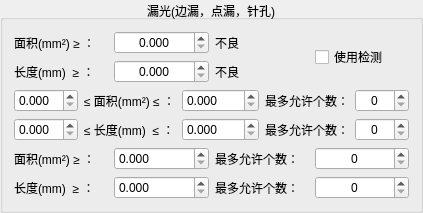
          <widget class="QGroupBox" name="groupBox_9">
           <property name="title">
            <string>漏光(边漏，点漏，针孔)</string>
           </property>
           <property name="alignment">
            <set>Qt::AlignCenter</set>
           </property>
           <layout class="QVBoxLayout" name="verticalLayout_9">
            <item>
             <layout class="QGridLayout" name="gridLayout_28">
              <item row="0" column="0">
               <widget class="QLabel" name="label_90">
                <property name="text">
                 <string>面积(mm²) ≥ ：</string>
                </property>
               </widget>
              </item>
              <item row="0" column="1">
               <widget class="QDoubleSpinBox" name="LightLeak_area_max">
                <property name="alignment">
                 <set>Qt::AlignCenter</set>
                </property>
                <property name="decimals">
                 <number>3</number>
                </property>
                <property name="maximum">
                 <double>9999.000000000000000</double>
                </property>
                <property name="singleStep">
                 <double>0.001000000000000</double>
                </property>
               </widget>
              </item>
              <item row="0" column="2">
               <widget class="QLabel" name="label_91">
                <property name="text">
                 <string>不良</string>
                </property>
               </widget>
              </item>
              <item row="1" column="0">
               <widget class="QLabel" name="label_92">
                <property name="text">
                 <string>长度(mm)  ≥ ：</string>
                </property>
               </widget>
              </item>
              <item row="1" column="1">
               <widget class="QDoubleSpinBox" name="LightLeak_len_max">
                <property name="alignment">
                 <set>Qt::AlignCenter</set>
                </property>
                <property name="decimals">
                 <number>3</number>
                </property>
                <property name="maximum">
                 <double>9999.000000000000000</double>
                </property>
                <property name="singleStep">
                 <double>0.001000000000000</double>
                </property>
               </widget>
              </item>
              <item row="1" column="2">
               <widget class="QLabel" name="label_93">
                <property name="text">
                 <string>不良</string>
                </property>
               </widget>
              </item>
              <item row="0" column="3" rowspan="2">
               <widget class="QCheckBox" name="LightLeak_enable">
                <property name="text">
                 <string>使用检测</string>
                </property>
               </widget>
              </item>
             </layout>
            </item>
            <item>
             <layout class="QGridLayout" name="gridLayout_29">
              <item row="0" column="0">
               <widget class="QDoubleSpinBox" name="LightLeak_ch_area_min">
                <property name="decimals">
                 <number>3</number>
                </property>
               </widget>
              </item>
              <item row="0" column="1">
               <widget class="QLabel" name="label_94">
                <property name="text">
                 <string>≤ 面积(mm²) ≤ ：</string>
                </property>
               </widget>
              </item>
              <item row="0" column="2">
               <widget class="QDoubleSpinBox" name="LightLeak_ch_area_max">
                <property name="decimals">
                 <number>3</number>
                </property>
                <property name="maximum">
                 <double>9999.000000000000000</double>
                </property>
               </widget>
              </item>
              <item row="0" column="3">
               <widget class="QLabel" name="label_95">
                <property name="text">
                 <string>最多允许个数：</string>
                </property>
               </widget>
              </item>
              <item row="0" column="4">
               <widget class="QSpinBox" name="LightLeak_ch_area_number">
                <property name="alignment">
                 <set>Qt::AlignCenter</set>
                </property>
                <property name="maximum">
                 <number>9999</number>
                </property>
               </widget>
              </item>
              <item row="1" column="0">
               <widget class="QDoubleSpinBox" name="LightLeak_ch_len_min">
                <property name="decimals">
                 <number>3</number>
                </property>
               </widget>
              </item>
              <item row="1" column="1">
               <widget class="QLabel" name="label_96">
                <property name="text">
                 <string>≤ 长度(mm)  ≤ ：</string>
                </property>
               </widget>
              </item>
              <item row="1" column="2">
               <widget class="QDoubleSpinBox" name="LightLeak_ch_len_max">
                <property name="decimals">
                 <number>3</number>
                </property>
                <property name="maximum">
                 <double>9999.000000000000000</double>
                </property>
               </widget>
              </item>
              <item row="1" column="3">
               <widget class="QLabel" name="label_97">
                <property name="text">
                 <string>最多允许个数：</string>
                </property>
               </widget>
              </item>
              <item row="1" column="4">
               <widget class="QSpinBox" name="LightLeak_ch_len_number">
                <property name="alignment">
                 <set>Qt::AlignCenter</set>
                </property>
                <property name="maximum">
                 <number>9999</number>
                </property>
               </widget>
              </item>
             </layout>
            </item>
            <item>
             <layout class="QGridLayout" name="gridLayout_30">
              <item row="0" column="0">
               <widget class="QLabel" name="label_98">
                <property name="text">
                 <string>面积(mm²) ≥ ：</string>
                </property>
               </widget>
              </item>
              <item row="0" column="1">
               <widget class="QDoubleSpinBox" name="LightLeak_ch_sec_area_max">
                <property name="decimals">
                 <number>3</number>
                </property>
                <property name="maximum">
                 <double>9999.000000000000000</double>
                </property>
               </widget>
              </item>
              <item row="0" column="2">
               <widget class="QLabel" name="label_99">
                <property name="text">
                 <string>最多允许个数：</string>
                </property>
               </widget>
              </item>
              <item row="0" column="3">
               <widget class="QSpinBox" name="LightLeak_ch_sec_area_number">
                <property name="alignment">
                 <set>Qt::AlignCenter</set>
                </property>
                <property name="maximum">
                 <number>9999</number>
                </property>
               </widget>
              </item>
              <item row="1" column="0">
               <widget class="QLabel" name="label_100">
                <property name="text">
                 <string>长度(mm)  ≥ ：</string>
                </property>
               </widget>
              </item>
              <item row="1" column="1">
               <widget class="QDoubleSpinBox" name="LightLeak_ch_sec_len_max">
                <property name="decimals">
                 <number>3</number>
                </property>
                <property name="maximum">
                 <double>9999.000000000000000</double>
                </property>
               </widget>
              </item>
              <item row="1" column="2">
               <widget class="QLabel" name="label_101">
                <property name="text">
                 <string>最多允许个数：</string>
                </property>
               </widget>
              </item>
              <item row="1" column="3">
               <widget class="QSpinBox" name="LightLeak_ch_sec_len_number">
                <property name="alignment">
                 <set>Qt::AlignCenter</set>
                </property>
                <property name="maximum">
                 <number>9999</number>
                </property>
               </widget>
              </item>
             </layout>
            </item>
           </layout>
          </widget>
